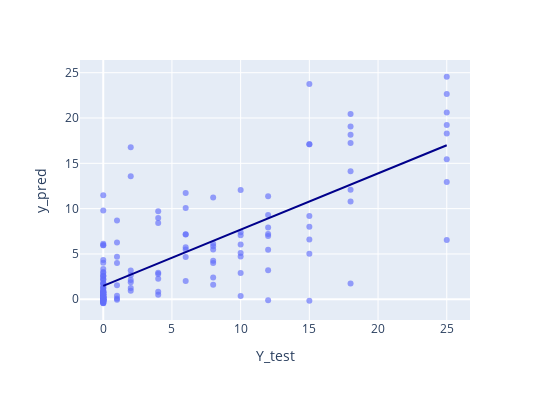

Notebook code cell kept with this figure:
### Code cell
import plotly.express as px



fig = px.scatter(
    dfplot, x='Y_test', y='y_pred', opacity=0.65,
    trendline='ols', trendline_color_override='darkblue',
    width=550, height=400
    
)
fig.show()

### Figure 1 — Plotly figure (JSON) as saved in the notebook; plotly's stock layout.template omitted (floating-point values rounded to 4 significant figures; data arrays with more than 128 entries replaced by an {"elided": "..."} marker saying what was removed)
{"data": [{"hovertemplate": "Y_test=%{x}<br>y_pred=%{y}<extra></extra>", "legendgroup": "", "marker": {"color": "#636efa", "opacity": 0.65, "symbol": "circle"}, "mode": "markers", "name": "", "orientation": "v", "showlegend": false, "type": "scatter", "x": {"elided": "154 int values"}, "xaxis": "x", "y": {"elided": "154 float values"}, "yaxis": "y"}, {"hovertemplate": "<b>OLS trendline</b><br>y_pred = 0.620795 * Y_test + 1.47245<br>R<sup>2</sup>=0.583523<br><br>Y_test=%{x}<br>y_pred=%{y} <b>(trend)</b><extra></extra>", "legendgroup": "", "line": {"color": "darkblue"}, "marker": {"color": "#636efa", "symbol": "circle"}, "mode": "lines", "name": "", "showlegend": false, "type": "scatter", "x": {"elided": "154 int values"}, "xaxis": "x", "y": {"elided": "154 float values"}, "yaxis": "y"}], "layout": {"height": 400, "legend": {"tracegroupgap": 0}, "margin": {"t": 60}, "width": 550, "xaxis": {"anchor": "y", "domain": [0, 1], "title": {"text": "Y_test"}}, "yaxis": {"anchor": "x", "domain": [0, 1], "title": {"text": "y_pred"}}}}
